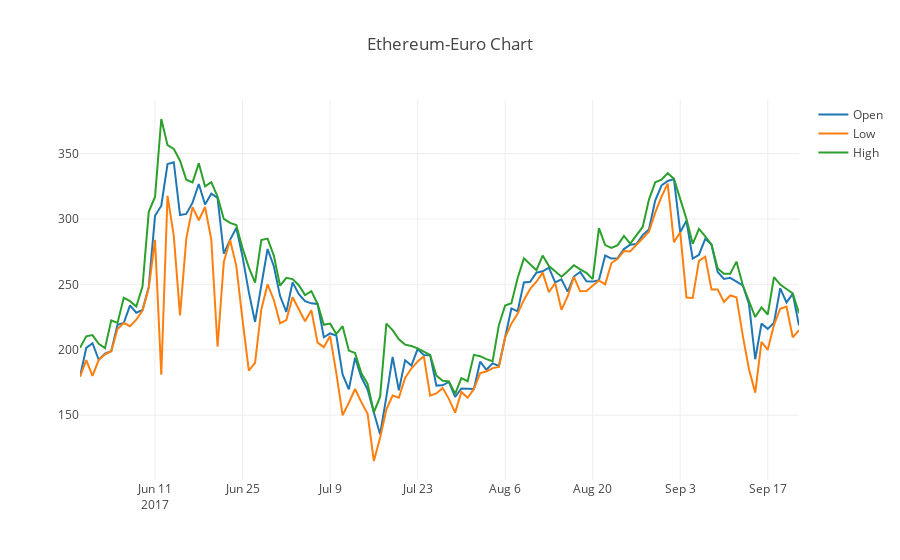

The code cell stored with this chart in its notebook:
### Code cell
# Display the same thing but way more fancy with Python graphing library Plotly
# Check out https://plot.ly/python/

eth_open = go.Scatter(x=gdax_eth_eur.index, y=gdax_eth_eur['Open'], name='Open')
eth_low = go.Scatter(x=gdax_eth_eur.index, y=gdax_eth_eur['Low'], name='Low')
eth_high = go.Scatter(x=gdax_eth_eur.index, y=gdax_eth_eur['High'], name='High')

data=[eth_open,eth_low, eth_high]

layout = dict(title = 'Ethereum-Euro Chart',
              yaxis = dict(zeroline = False),
              xaxis = dict(zeroline = False)
             )

fig = dict(data=data, layout=layout)
py.iplot(fig)
